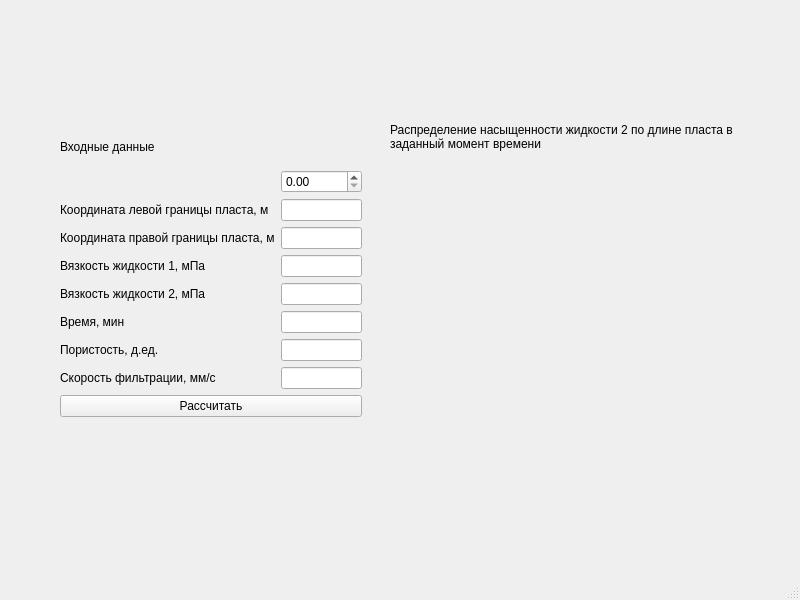
<?xml version="1.0" encoding="UTF-8"?>
<ui version="4.0">
 <class>MainWindow</class>
 <widget class="QMainWindow" name="MainWindow">
  <property name="geometry">
   <rect>
    <x>0</x>
    <y>0</y>
    <width>800</width>
    <height>600</height>
   </rect>
  </property>
  <property name="windowTitle">
   <string>Расчет двухфазной фильтрации </string>
  </property>
  <widget class="QWidget" name="centralwidget">
   <widget class="QWidget" name="verticalLayoutWidget">
    <property name="geometry">
     <rect>
      <x>390</x>
      <y>60</y>
      <width>381</width>
      <height>311</height>
     </rect>
    </property>
    <layout class="QVBoxLayout" name="verticalLayout">
     <item>
      <widget class="QLabel" name="label_graph_name">
       <property name="text">
        <string>Распределение насыщенности жидкости 2 по длине пласта в заданный момент времени</string>
       </property>
       <property name="wordWrap">
        <bool>true</bool>
       </property>
      </widget>
     </item>
     <item>
      <widget class="QLabel" name="label_graph">
       <property name="text">
        <string/>
       </property>
       <property name="wordWrap">
        <bool>false</bool>
       </property>
      </widget>
     </item>
    </layout>
   </widget>
   <widget class="QWidget" name="verticalLayoutWidget_2">
    <property name="geometry">
     <rect>
      <x>60</x>
      <y>130</y>
      <width>302</width>
      <height>287</height>
     </rect>
    </property>
    <layout class="QVBoxLayout" name="verticalLayout_2">
     <item>
      <widget class="QLabel" name="label_caption">
       <property name="text">
        <string>Входные данные</string>
       </property>
      </widget>
     </item>
     <item>
      <layout class="QGridLayout" name="gridLayout">
       <item row="6" column="1">
        <widget class="QLineEdit" name="lineEdit_viscosity_1"/>
       </item>
       <item row="7" column="1">
        <widget class="QLineEdit" name="lineEdit_viscosity_2"/>
       </item>
       <item row="5" column="0">
        <widget class="QLabel" name="Label_x_right">
         <property name="text">
          <string>Координата правой границы пласта, м</string>
         </property>
        </widget>
       </item>
       <item row="7" column="0">
        <widget class="QLabel" name="label__viscosity_2">
         <property name="text">
          <string>Вязкость жидкости 2, мПа</string>
         </property>
        </widget>
       </item>
       <item row="1" column="0">
        <widget class="QLabel" name="Label_x_left">
         <property name="text">
          <string>Координата левой границы пласта, м</string>
         </property>
        </widget>
       </item>
       <item row="5" column="1">
        <widget class="QLineEdit" name="lineEdit_x_right"/>
       </item>
       <item row="1" column="1">
        <widget class="QLineEdit" name="lineEdit_x_left"/>
       </item>
       <item row="6" column="0">
        <widget class="QLabel" name="label__viscosity_1">
         <property name="text">
          <string>Вязкость жидкости 1, мПа</string>
         </property>
        </widget>
       </item>
       <item row="8" column="1">
        <widget class="QLineEdit" name="lineEdit_time"/>
       </item>
       <item row="8" column="0">
        <widget class="QLabel" name="label_time">
         <property name="text">
          <string>Время, мин</string>
         </property>
        </widget>
       </item>
       <item row="9" column="0">
        <widget class="QLabel" name="label_poro">
         <property name="text">
          <string>Пористость, д.ед.</string>
         </property>
        </widget>
       </item>
       <item row="10" column="0">
        <widget class="QLabel" name="label_filt_rate">
         <property name="text">
          <string>Скорость фильтрации, мм/с</string>
         </property>
        </widget>
       </item>
       <item row="9" column="1">
        <widget class="QLineEdit" name="lineEdit_poro"/>
       </item>
       <item row="10" column="1">
        <widget class="QLineEdit" name="lineEdit_filt_rate"/>
       </item>
       <item row="0" column="1">
        <widget class="QDoubleSpinBox" name="doubleSpinBox"/>
       </item>
      </layout>
     </item>
     <item>
      <widget class="QPushButton" name="pushButton_calc">
       <property name="text">
        <string>Рассчитать</string>
       </property>
      </widget>
     </item>
    </layout>
   </widget>
  </widget>
  <widget class="QMenuBar" name="menubar">
   <property name="geometry">
    <rect>
     <x>0</x>
     <y>0</y>
     <width>800</width>
     <height>26</height>
    </rect>
   </property>
  </widget>
  <widget class="QStatusBar" name="statusbar"/>
 </widget>
 <resources/>
 <connections/>
</ui>
